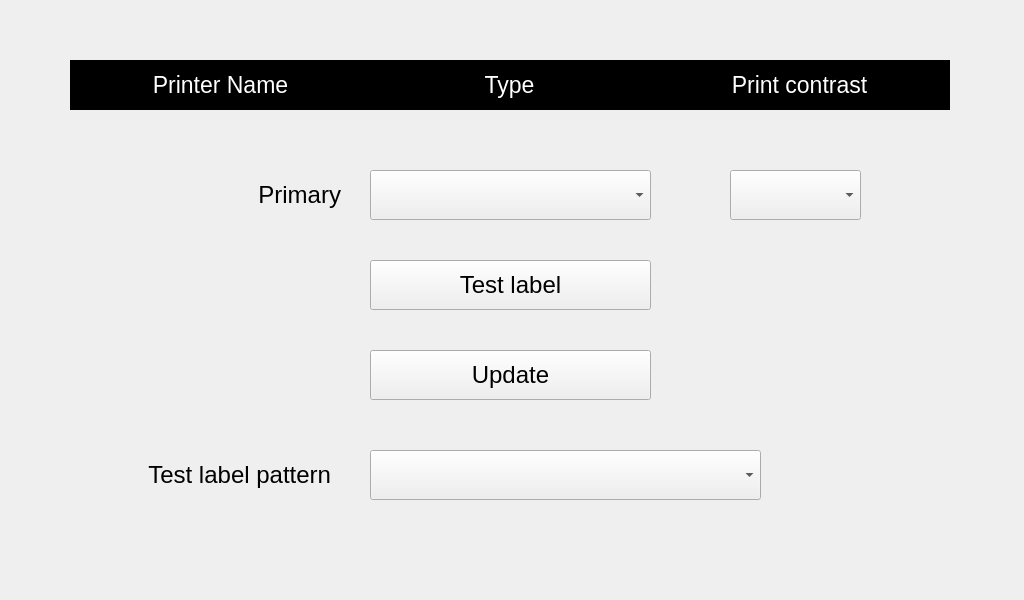
<?xml version="1.0" encoding="UTF-8"?>
<ui version="4.0">
 <class>superPrinterSetup</class>
 <widget class="QWidget" name="superPrinterSetup">
  <property name="geometry">
   <rect>
    <x>0</x>
    <y>0</y>
    <width>1024</width>
    <height>600</height>
   </rect>
  </property>
  <property name="windowTitle">
   <string>MainWindow</string>
  </property>
  <widget class="QWidget" name="centralwidget" native="true">
   <property name="geometry">
    <rect>
     <x>0</x>
     <y>0</y>
     <width>1025</width>
     <height>560</height>
    </rect>
   </property>
   <widget class="QLabel" name="lblPrinterNumberHeading">
    <property name="geometry">
     <rect>
      <x>70</x>
      <y>60</y>
      <width>301</width>
      <height>50</height>
     </rect>
    </property>
    <property name="font">
     <font>
      <pointsize>17</pointsize>
     </font>
    </property>
    <property name="styleSheet">
     <string notr="true">QLabel
{
	color: white;
     background: black;
 }</string>
    </property>
    <property name="text">
     <string>Printer Name</string>
    </property>
    <property name="alignment">
     <set>Qt::AlignCenter</set>
    </property>
   </widget>
   <widget class="QLabel" name="lblTypeHeading">
    <property name="geometry">
     <rect>
      <x>369</x>
      <y>60</y>
      <width>281</width>
      <height>50</height>
     </rect>
    </property>
    <property name="font">
     <font>
      <pointsize>17</pointsize>
     </font>
    </property>
    <property name="styleSheet">
     <string notr="true">QLabel
{
	color: white;
     background: black;
 }</string>
    </property>
    <property name="text">
     <string>Type</string>
    </property>
    <property name="alignment">
     <set>Qt::AlignCenter</set>
    </property>
   </widget>
   <widget class="QLabel" name="lblPrintContrastHeading">
    <property name="geometry">
     <rect>
      <x>649</x>
      <y>60</y>
      <width>301</width>
      <height>50</height>
     </rect>
    </property>
    <property name="font">
     <font>
      <pointsize>17</pointsize>
     </font>
    </property>
    <property name="styleSheet">
     <string notr="true">QLabel
{
	color: white;
     background: black;
 }</string>
    </property>
    <property name="text">
     <string>Print contrast</string>
    </property>
    <property name="alignment">
     <set>Qt::AlignCenter</set>
    </property>
   </widget>
   <widget class="QPushButton" name="btnPrintTestLabel_0">
    <property name="geometry">
     <rect>
      <x>370</x>
      <y>260</y>
      <width>281</width>
      <height>50</height>
     </rect>
    </property>
    <property name="sizePolicy">
     <sizepolicy hsizetype="Fixed" vsizetype="Fixed">
      <horstretch>0</horstretch>
      <verstretch>0</verstretch>
     </sizepolicy>
    </property>
    <property name="minimumSize">
     <size>
      <width>281</width>
      <height>50</height>
     </size>
    </property>
    <property name="maximumSize">
     <size>
      <width>281</width>
      <height>50</height>
     </size>
    </property>
    <property name="font">
     <font>
      <pointsize>18</pointsize>
     </font>
    </property>
    <property name="text">
     <string>Test label</string>
    </property>
   </widget>
   <widget class="QLabel" name="lblPrinterName">
    <property name="geometry">
     <rect>
      <x>70</x>
      <y>170</y>
      <width>271</width>
      <height>50</height>
     </rect>
    </property>
    <property name="font">
     <font>
      <pointsize>18</pointsize>
     </font>
    </property>
    <property name="text">
     <string>Primary</string>
    </property>
    <property name="alignment">
     <set>Qt::AlignRight|Qt::AlignTrailing|Qt::AlignVCenter</set>
    </property>
   </widget>
   <widget class="QComboBox" name="cbPrinterSelect_0">
    <property name="geometry">
     <rect>
      <x>370</x>
      <y>170</y>
      <width>281</width>
      <height>50</height>
     </rect>
    </property>
    <property name="font">
     <font>
      <pointsize>18</pointsize>
     </font>
    </property>
   </widget>
   <widget class="QComboBox" name="cbPrinterContrastSelect_0">
    <property name="geometry">
     <rect>
      <x>730</x>
      <y>170</y>
      <width>131</width>
      <height>50</height>
     </rect>
    </property>
    <property name="font">
     <font>
      <pointsize>18</pointsize>
     </font>
    </property>
   </widget>
   <widget class="QPushButton" name="btnUpdate">
    <property name="geometry">
     <rect>
      <x>370</x>
      <y>350</y>
      <width>281</width>
      <height>50</height>
     </rect>
    </property>
    <property name="sizePolicy">
     <sizepolicy hsizetype="Fixed" vsizetype="Fixed">
      <horstretch>0</horstretch>
      <verstretch>0</verstretch>
     </sizepolicy>
    </property>
    <property name="minimumSize">
     <size>
      <width>281</width>
      <height>50</height>
     </size>
    </property>
    <property name="maximumSize">
     <size>
      <width>281</width>
      <height>50</height>
     </size>
    </property>
    <property name="font">
     <font>
      <pointsize>18</pointsize>
     </font>
    </property>
    <property name="text">
     <string>Update</string>
    </property>
   </widget>
   <widget class="QLabel" name="lblTestPatternLabel">
    <property name="geometry">
     <rect>
      <x>60</x>
      <y>450</y>
      <width>271</width>
      <height>50</height>
     </rect>
    </property>
    <property name="font">
     <font>
      <pointsize>18</pointsize>
     </font>
    </property>
    <property name="text">
     <string>Test label pattern</string>
    </property>
    <property name="alignment">
     <set>Qt::AlignRight|Qt::AlignTrailing|Qt::AlignVCenter</set>
    </property>
   </widget>
   <widget class="QComboBox" name="cbTestLabelPattern">
    <property name="geometry">
     <rect>
      <x>370</x>
      <y>450</y>
      <width>391</width>
      <height>50</height>
     </rect>
    </property>
    <property name="font">
     <font>
      <pointsize>18</pointsize>
     </font>
    </property>
   </widget>
  </widget>
 </widget>
 <resources/>
 <connections/>
</ui>
